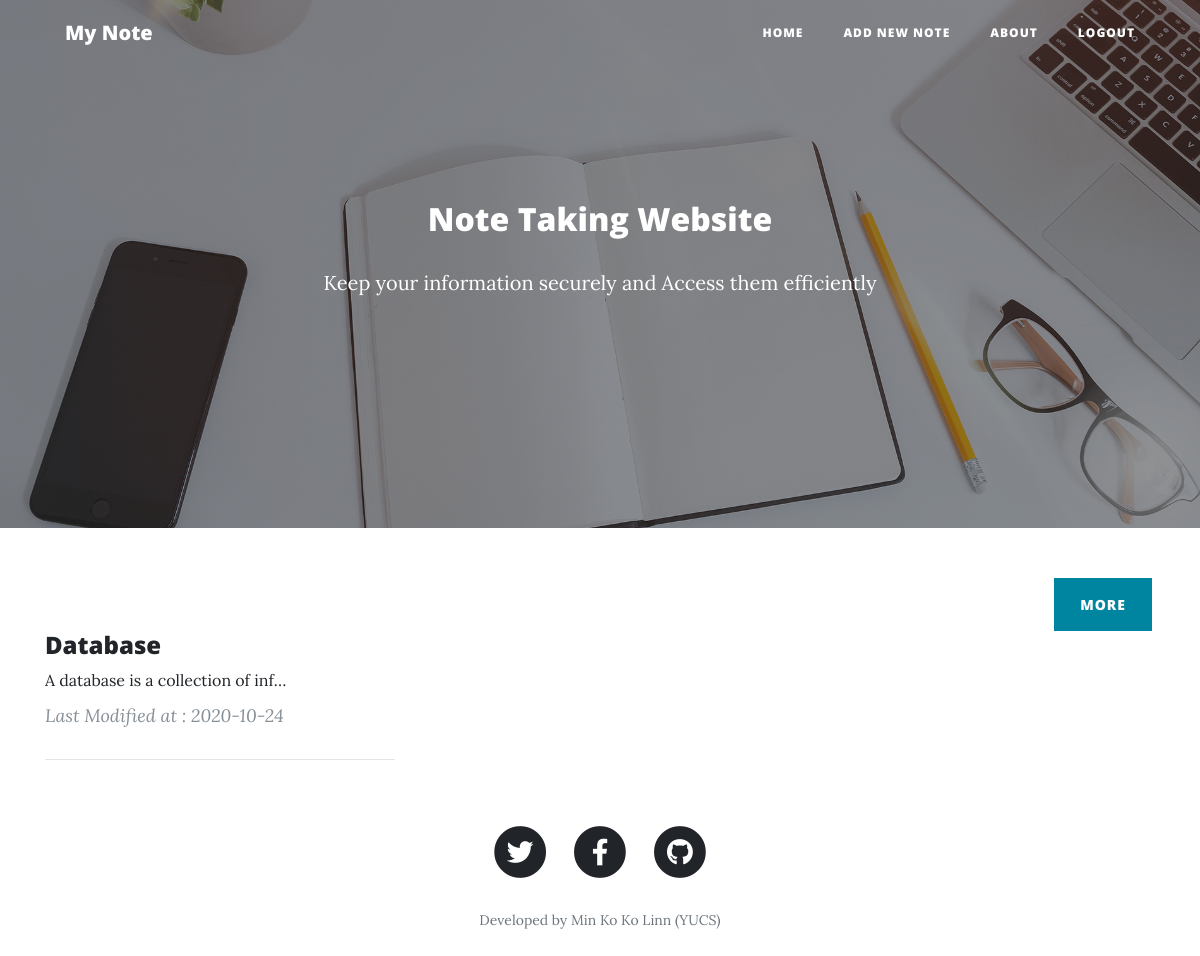
The app's page /index.php (signed in) with its own data.
### tables this page shows
CREATE TABLE `note` (
  `noteid` int(11) NOT NULL,
  `title` varchar(150) DEFAULT NULL,
  `note` text,
  `userid` int(11) DEFAULT NULL,
  `modifieddate` date DEFAULT NULL
);

### index.php (the view, shortened to what this page needs)
<?php
  include('connect.php');
  if (isset($_SESSION['uid'])) {
    include('header_inlogin.php');
    $loginuserid=$_SESSION['uid'];
  }else{
    include('header.php');
    $loginuserid="";
  }
 ?>
  <header class="masthead" style="background-image: url('img/home-bg.jpg')">
    <div class="overlay"></div>
    <div class="container">
      <div class="row">
        <div class="col-lg-8 col-md-10 mx-auto">
          <div class="site-heading">
            <h2>Note Taking Website</h2>
            <p>Keep your information securely and Access them efficiently</p>
          </div>
        </div>
      </div>
    </div>
  </header>
<div class="clearfix mr-5" id="thisis">
          <a class="btn btn-primary float-right" href="index.php#thisis">More</a>
        </div>
  <div class="container">
    <div class="row">
        <?php
          if ($loginuserid=="") {
          }else{
            $selectnote="select * from note where userid=$loginuserid";
            $runselectnote=mysqli_query($connection,$selectnote);
            $countofnote=mysqli_num_rows($runselectnote);
            if ($countofnote>0) {
              for ($i=0; $i <$countofnote ; $i++) {
                $dataofnote=mysqli_fetch_array($runselectnote);
                $noteid=$dataofnote['noteid'];
                $title=$dataofnote['title'];
                $note=$dataofnote['note'];
                $modifieddate=$dataofnote['modifieddate'];
                echo "<div class='post-preview col-lg-4'>";
                echo "<a href='post.php?noteid=$noteid'>";
                echo "<h4>
              $title
            </h4>";
              echo "<p class='post-subtitle' style='font-size: 16px;      width: 250px;
     white-space: nowrap;
     overflow: hidden;
     text-overflow: ellipsis;'>
              $note
            </p>";
              echo "</a>
          <p class='post-meta'>Last Modified at : $modifieddate
            </p>
            <hr>
        </div>";
              }
            }
          }
         ?>
    </div>
  </div>
<?php
        include('footer.php');
 ?>

### records on screen
note: title "Database", note "A database is a collection of inf…", modifieddate "2020-10-24"
